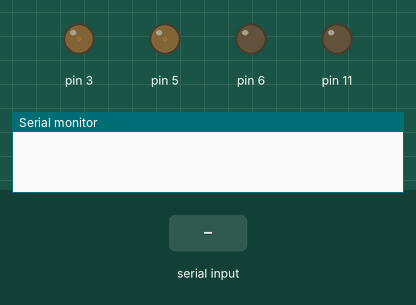
Bench run of a sketch on a simulated Arduino Uno, built with avr-gcc and run on an emulated ATmega328P. Parts: output pins drawn as LEDs (lit = HIGH), the last lines printed to the serial monitor. The test bench sets the inputs (shaded band).

Above: at 0.6 s.
1.3 s: "400\n" received over Serial
At 3.9 s:
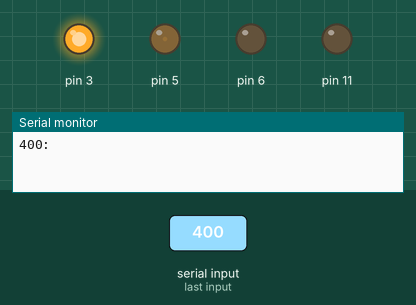
Timing chart, 0 to 5.4 s (numbered marks = the images above; inputs shaded):
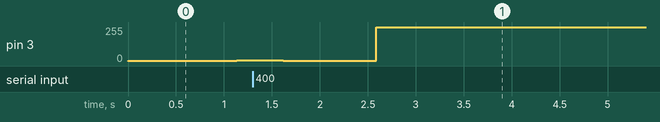

The sketch:

tim2.ino
```cpp
volatile unsigned int n1 = 0;
volatile unsigned int speedToReach1 = 50, currentSpeed1 = 255;
volatile float d1 = 255;
String rx = "";
volatile int count1 = 0;
#define TIMER1_INTERRUPTS_ON    TIMSK1 |=  (1 << OCIE1A);
#define TIMER1_INTERRUPTS_OFF   TIMSK1 &= ~(1 << OCIE1A);
void setup() {
  // put your setup code here, to run once:
  Serial.begin(9600);
  pinMode(3, OUTPUT);
  pinMode(11, OUTPUT);
  pinMode(5, OUTPUT);
  pinMode(6, OUTPUT);
  TCCR2A = _BV(COM2B1) | _BV(WGM21) | _BV(WGM20);
  TCCR2B = _BV(WGM22) | _BV(CS22);
  TCCR0A = _BV(COM0B1) | _BV(WGM01) | _BV(WGM00);
  TCCR0B = _BV(WGM02) | _BV(CS01) | _BV(CS00);
  OCR2A = 255;
  OCR2B = 1;//smoothness
  OCR0A = 50;
  OCR0B = 1;//smoothness
  noInterrupts();
  TCCR1A = 0;
  TCCR1B = 0;
  TCNT1  = 0;
  OCR1A = 100;
  TCCR1B |= (1 << WGM12);
  TCCR1B |= ((1 << CS11) | (1 << CS10));
  interrupts();
  TIMER1_INTERRUPTS_ON
}

ISR(TIMER1_COMPA_vect)
{
   //Serial.println(flag);
     if(currentSpeed1 != speedToReach1){
      count1++;
      //Serial.println(count1);
     }
      //Serial.println(count1);
      //Serial.println(micros());
      /*if(speedToReach == currentSpeed){
          n = 0;
      }*/
      //Ramp up phase
      if(speedToReach1 < currentSpeed1 && count1 == 400){
          n1++;
          count1 = 0;
          d1 = d1 - (2 * d1) / (4 * n1 + 1);
          /*Serial.print(d1);
          Serial.print(" ");
          Serial.println(n1);*/
          if(d1 < speedToReach1) {d1 = speedToReach1;}//avoiding overflow
          //n1++;
          //d1copy = d1;
          //Serial.println(d);
      }
      //Ramp down phase
      //Serial.println(speedToReach + currentSpeed);
      if(speedToReach1 > currentSpeed1 && count1 == 400){
          n1--;
          count1 = 0;
          //Serial.println(d);
          d1 = (d1 * (4 * n1 + 1)) / (4 * n1 + 1 - 2);
          if(d1 > speedToReach1) {d1 = speedToReach1;}//avoiding overflow
          //n1--;
          //d1copy = d1;
           //Serial.println(d);
      }
      //Serial.println(d1);
      //Serial.print(" ");
      currentSpeed1 = d1;
      //OCR1A = d1;
      OCR2A = d1;
      //Serial.println(OCR2A);
      //Serial.println(millis());
      //Serial.print(" ");
      //Serial.println(22000000/(currentSpeed * 400));
      //yet to be coded
}

void loop() {
  // put your main code here, to run repeatedly:
  if(Serial.available() > 0){
     char r = Serial.read();
     //Serial.println(0);
     if(r == '\n'){
        speedToReach1 = rx.toInt();
        //speedToReach2 = speedToReach1;
        Serial.print(speedToReach1);
        Serial.println(":");
        rx = "";
      }
      else{
         rx = rx + r;
        }
  }
  /*Serial.print(currentSpeed1);
  Serial.print(" ");
  Serial.print(speedToReach1);
  Serial.print(" ");
  Serial.println(n1);*/

  //previous isr
  //Serial.println(flag);
     /*if(currentSpeed1 != speedToReach1){
      count1++;
      //Serial.println(count1);
     }
      //Serial.println(count1);
      //STEP_HIGH1
      //STEP_LOW1
      //Serial.println(micros());
      /*if(speedToReach == currentSpeed){
          n = 0;
      }***
      //Ramp up phase
      if(speedToReach1 < currentSpeed1 && count1 == 20){
          n1++;
          count1 = 0;
          d1 = d1 - (2 * d1) / (4 * n1 + 1);
          //d1copy = d1;
          //Serial.println(d);
      }
      //Ramp down phase
      //Serial.println(speedToReach + currentSpeed);
      if(speedToReach1 > currentSpeed1 && count1 == 20){
          n1--;
          count1 = 0;
          //Serial.println(d1);
          d1 = (d1 * (4 * n1 + 1)) / (4 * n1 + 1 - 2);
          //d1copy = d1;
           //Serial.println(d);
      }
      currentSpeed1 = d1;
      OCR2A = d1;
      Serial.println(OCR2A);*/
}
```

Measured:
- after the input at 1.3 s, pin 3: 4/255 → 3/255 after 0.32 s, → 2/255 0.48 s later, → 1/255 0.32 s later, → 255/255 0.16 s later
